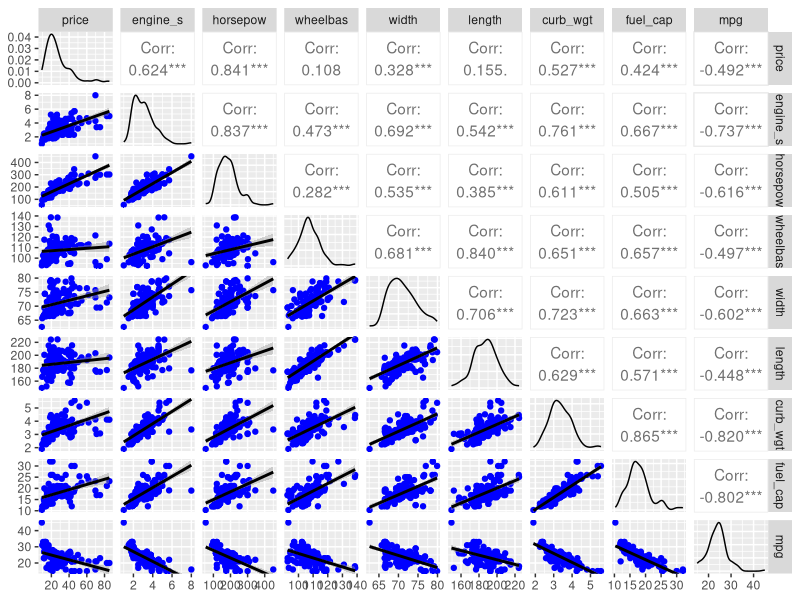
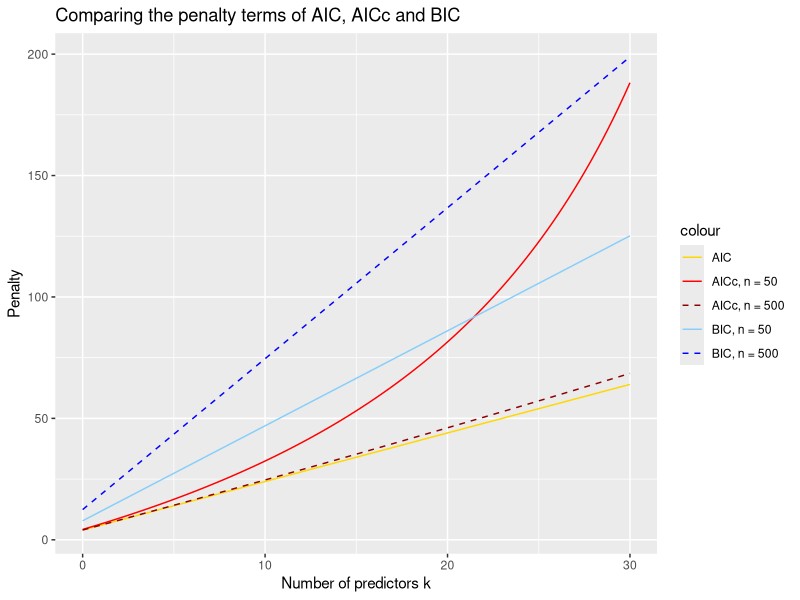
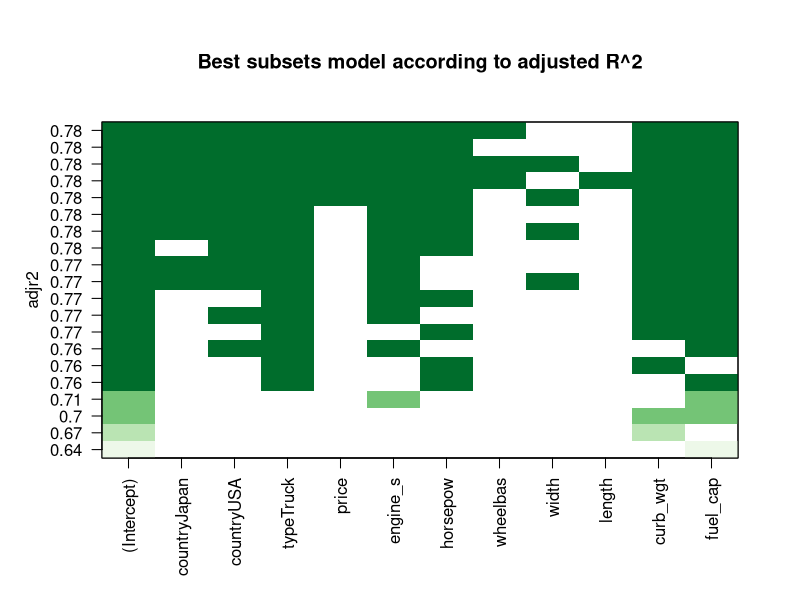
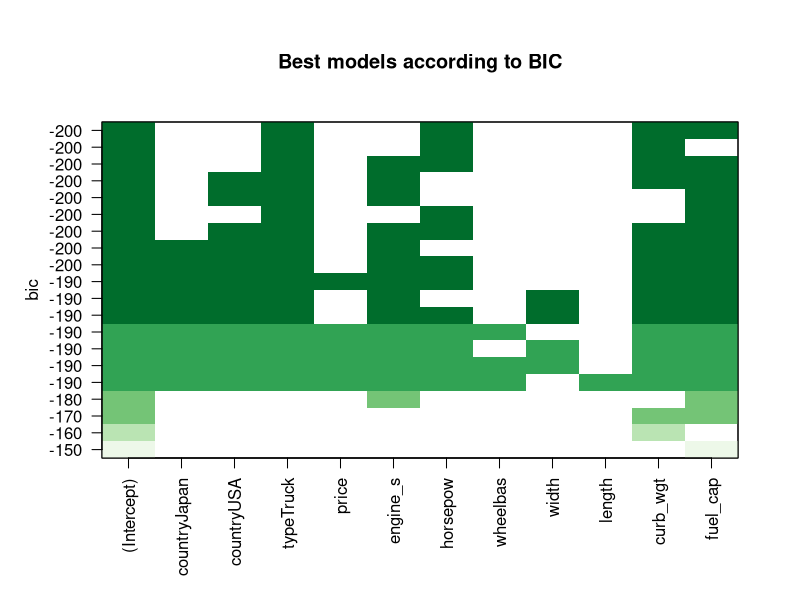
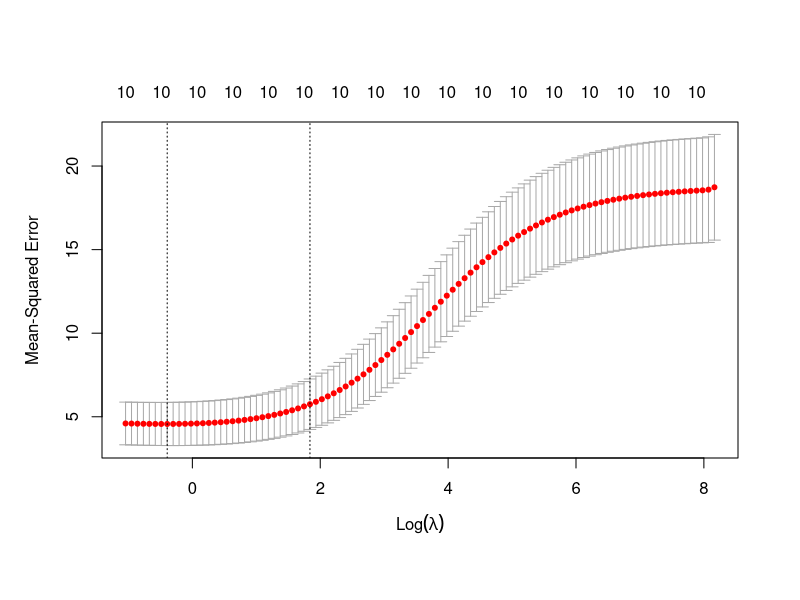
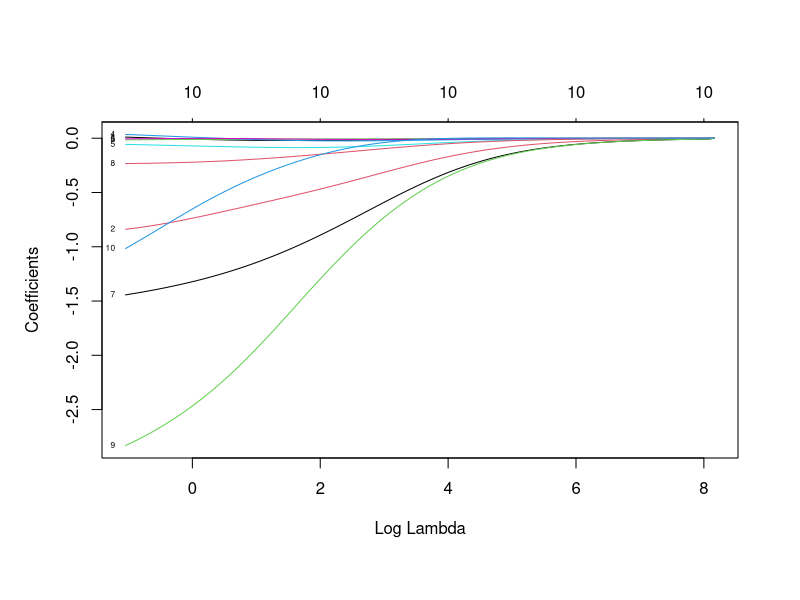
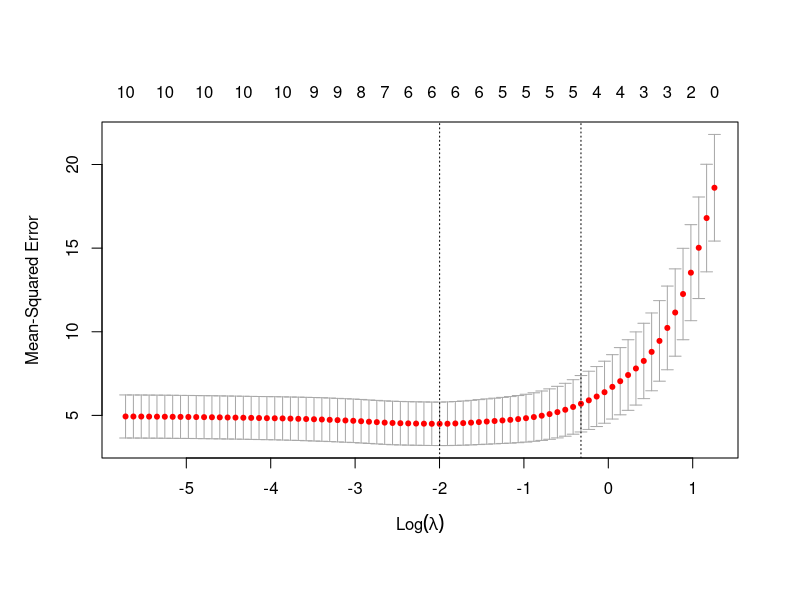
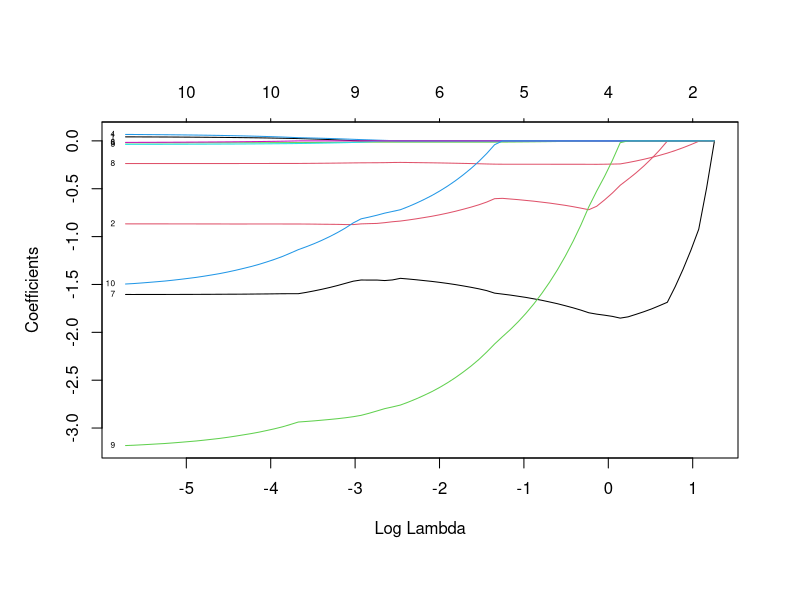

Write the R code that produced these figures, in order.
## ---- chunk 1
knitr::opts_chunk$set(echo = TRUE, warning = FALSE)
options(width = 85) # make text output slightly wider
options(digits = 3) # sets the precision of output 
## ---- chunk 2
library(memisc) # model comparison in a table
library(leaps) # best subsets regression
library(car) # power transforms
library(glmnet) # Lasso and Ridge regression
library(tidyverse) # data manipulation
library(GGally) # scatterplot matrices in ggplot
library(ggfortify) # diagnostic plots in ggplot
library(modelr) # useful functions to work with modeling results in tidyverse
library(broom) # for tidying the modeling results
## ---- chunk 3
cars <- read_csv2("datasets/cars.csv", skip = 25) 
## ---- chunk 4
cars <- na.omit(cars)
## ---- chunk 5

# The Scatterplot Matrix
cars %>% 
  select_if(is.numeric) %>%
  ggpairs(lower = list(continuous = wrap("smooth_lm", color = 'blue')))
## ---- chunk 6
m_wgtpow <- lm(mpg ~ curb_wgt + horsepow, data = cars)
m_wgtpowfuel <- lm(mpg ~ curb_wgt + horsepow + fuel_cap, data = cars)

mtable(m_wgtpow, m_wgtpowfuel)
## ---- chunk 7
round(vcov(m_wgtpowfuel), 3) 
## ---- chunk 8

vif(m_wgtpowfuel) %>% 
  round(1)

## ---- chunk 9

cars_multi <- cars %>%
  mutate(width_cm = width * 2.54)

m_width_cm <- lm(mpg ~ width_cm, data = cars_multi)
coef(m_width_cm) # no problem

m_width_both <- lm(mpg ~ width + width_cm, data = cars_multi)
coef(m_width_both) # only one slope can be estimated, the other is excluded
## ---- chunk 10

cars_dummy <- cars %>%
  mutate(truck = ifelse(type == 'Truck', 1, 0), 
         automobile = ifelse(type == 'Automobile', 1, 0))

m_dummy <- lm(mpg ~ horsepow + truck + automobile, data = cars_dummy)
coef(m_dummy) # Only one slope for a dummy variable is estimated
## ---- chunk 11

lm(mpg ~ horsepow + type, data = cars) %>% 
  coef() # Only dummy for type = Truck is included

## ---- chunk 12

m_full <- lm(mpg ~ ., data = select(cars, country:mpg)) # . means 'all remaining variables'

summary(m_full)

vif(m_full) %>% round(1)

## ---- chunk 13

f_AIC <- function(k) { 
  2 * (k + 2)
}

f_AICc <- function(k, n) {
  f_AIC(k) + 2 * (k + 2) * (k + 3) / (n - k - 3)
}

f_BIC <- function(k, n) {
  (k + 2) * log(n)
}


ggplot(data = tibble(k = seq(0, 30)), 
       mapping = aes(x = k)) +
  stat_function(mapping = aes(colour = "AIC"), 
                fun = f_AIC) +
  
  stat_function(mapping = aes(colour = "AICc, n = 50"), 
                fun = f_AICc, args = list(n = 50)) +
  
  stat_function(mapping = aes(colour = "AICc, n = 500"), 
                fun = f_AICc, args = list(n = 500), 
                linetype = 'dashed' ) +


  stat_function(mapping = aes(colour = "BIC, n = 50"), 
                fun = f_BIC, args = list(n = 50)) +
  
  stat_function(mapping = aes(colour = "BIC, n = 500"), 
                fun = f_BIC, args = list(n = 500), 
                linetype = 'dashed' ) +
  
  scale_colour_manual(values = c("gold", "red", "darkred", "lightskyblue", "blue")) +
  
  labs(title = "Comparing the penalty terms of AIC, AICc and BIC",
       x = "Number of predictors k",
       y = "Penalty")

## ---- chunk 14
best_models <- leaps::regsubsets(mpg ~ ., # all predictors are considered
                                 nbest = 2,  # two best models for each number of predictors
                                 nvmax = 10, # maximum number of predictors, 8 by default
                                 data = select(cars, country:mpg))

# Summary of the models selected
summary(best_models) 

## ---- chunk 15

# By default, the plot will use black fill color. Let's chose something less depressing
# See RColorBrewer::display.brewer.all()
mycolors <- rev(RColorBrewer::brewer.pal(n = 5, name = 'Greens')) 

# Plotting the model summary
plot(best_models, scale = "adjr2", col = mycolors,
     main = "Best subsets model according to adjusted R^2")

## ---- chunk 16
# Plotting the summary
plot(best_models, scale = "bic", col = mycolors, 
     main = "Best models according to BIC")

## ---- chunk 17

m_backward <- stepAIC(m_full, direction = "backward")

## ---- chunk 18

# The null model
m_null <- lm(mpg ~ 1, data = dplyr::select(cars, country:mpg))

# Forward Stepwise
m_forward <- stepAIC(m_null, 
                     scope = list(lower = m_null, upper = m_full),
                     direction = 'forward')

## ---- chunk 19
m_stepwise <- stepAIC(m_null, 
                      scope = list(lower = m_null, upper = m_full), 
                      direction = 'both')
## ---- chunk 20
m_stepwise_BIC <- stepAIC(m_null, 
                      scope = list(lower = m_null, upper = m_full), 
                      direction = 'both',
                      trace = FALSE,
                      k = log(nrow(cars))) # BIC uses a penalty of (k + 2) * log(n)

m_stepwise_BIC
## ---- chunk 21

# The best model from best subsets regression using BIC
m_best <- lm(mpg ~ type + horsepow + curb_wgt + fuel_cap, data = cars) 

memisc::mtable(m_backward, m_forward, m_stepwise, m_stepwise_BIC, m_best)
## ---- chunk 22
y <- cars$mpg

X <- cars %>%
  mutate(truck = ifelse(type == 'Truck', 1, 0), 
         europe = ifelse(country == 'Europe', 1, 0)) %>%
  select(-(manufact:type), -mpg) %>%
  as.matrix()

head(X, 4) 
## ---- chunk 23

# Tuning lambda hyperparameter
set.seed(12345)
cv_ridge <- cv.glmnet(X, y, alpha = 0, parallel = T)


# Plotting the model test set error depending on lambda
plot(cv_ridge, xvar = "lambda")

# Plotting the model coefficients depending on lambda
plot(cv_ridge$glmnet.fit, xvar = "lambda", label = T)

## ---- chunk 24


# Best lambda
cat("The minimal error is obtained with lamda =", cv_ridge$lambda.min, "\n\n")


# Best model coefficients (according to test set error)
coef(cv_ridge, s = c(0, cv_ridge$lambda.min))

## ---- chunk 25

new_car <- tibble( # a table with one row
   price = 40,
   engine_s = 4,
   horsepow = 300,
   wheelbas = 130,
   width = 70,
   length = 200,
   curb_wgt = 4,
   fuel_cap = 20,
   truck = 0,
   europe = 1) %>% 
  as.matrix() # converting to a matrix 

new_car 
## ---- chunk 26

# Forecast
pred <- predict(cv_ridge, newx = new_car, s = c(0, cv_ridge$lambda.min))

# Printing the output
colnames(pred) <- c("Without Regularization", "With Regularization")
pred
## ---- chunk 27

# Tuning the lambda
set.seed(12345)
cv_lasso <- cv.glmnet(X, y, alpha = 1, parallel = T)


# Plotting the model test set error depending on lambda
plot(cv_lasso, xvar = "lambda")


# Plotting the model coefficients depending on lambda
plot(cv_lasso$glmnet.fit, xvar = "lambda", label = T)

## ---- chunk 28

# Best lambda
cat("The minimal error is obtained with lamda =", cv_lasso$lambda.min, "\n\n")



# Best model coefficients
coef(cv_lasso, s = c(0, cv_lasso$lambda.min))

## ---- chunk 29

# Forecasting
pred <- predict(cv_lasso, newx = new_car, s = c(0, cv_lasso$lambda.min))

# Printing out the forecast
colnames(pred) <- c("Without regularization", "With regularization")

pred

## ---- chunk 30
tidy(m_stepwise_BIC)

## ---- chunk 31
cars_dummy %>% 
  select(curb_wgt, fuel_cap, truck, horsepow) %>%
  map(range) %>% 
  as_tibble()
## ---- chunk 32

cars_dummy_z <- cars_dummy  %>%
  mutate_if(is.numeric, scale)

cars_dummy_z_tall <- cars_dummy_z %>% 
  select(curb_wgt, fuel_cap, truck, horsepow, mpg) %>% 
  gather(key = "Variable", value = "Value", curb_wgt:mpg)

# Descriptive statistics
cars_dummy_z_tall %>% 
  group_by(`Variable`) %>%
  summarize(`Average` = round(mean(`Value`), 3), 
            `Standard Deviation` = sd(`Value`))

# Plotting distributions
ggplot(data = cars_dummy_z_tall) +
  geom_density(aes(x = `Value`, colour = `Variable`)) +
  labs(title = "Distributions of predictors after standardization",
       y = "Density")

## ---- chunk 33

m_stepwise_BIC_z <- lm(mpg ~ curb_wgt + fuel_cap + truck + horsepow, data = cars_dummy_z) 

tidy(m_stepwise_BIC_z) %>%
  mutate_if(is.numeric, round, digits = 4)

## ---- chunk 34

scale2 <- function(x) {
  scale(x)/2
}

cars_2z <- cars  %>%
  mutate_if(is.numeric, scale2)

## ---- chunk 35

m_stepwise_BIC_2z <- lm(mpg ~ curb_wgt + fuel_cap + type + horsepow, data = cars_2z) 

tidy(m_stepwise_BIC_2z) %>%
  mutate_if(is.numeric, round, digits = 4)

## ---- chunk 36
tidy(m_stepwise_BIC) %>% select(term:estimate)
## ---- chunk 37

cars_c <- cars %>% 
  mutate_at(c("curb_wgt", "fuel_cap", "horsepow"), # these variables will be centered
            scale, # the function to apply
            scale = F) %>% # disable scaling
  mutate(horsepow = horsepow / 100) # let's also rescale the units for horsepower to 100 hps to make ranges of predictors comparable


cars_c %>% head(3)

## ---- chunk 38
m_stepwise_BIC_c <- lm(mpg ~ curb_wgt + fuel_cap + type + horsepow, data = cars_c) 

mtable(m_stepwise_BIC, m_stepwise_BIC_c)

## ---- chunk 39
autoplot(m_stepwise_BIC)
## ---- chunk 40
fit_stepwise_BIC <- m_stepwise_BIC %>% 
  fortify() %>% # сохранили остатки, предсказания и показатели влиятельности в набор
  merge(., cars) # добавили исходные данные (merge удаляет дублирующиеся при слиянии столбцы)

ggplot(fit_stepwise_BIC, aes(.fitted, mpg)) +
  geom_point(aes(size = .cooksd, colour = .hat)) +
  geom_line(aes(.fitted, .fitted), 
            colour = "red", linetype = "dashed") +
  scale_colour_gradient(low = "black", high = "red") +
  ggrepel::geom_label_repel(
    data = filter(fit_stepwise_BIC, .cooksd > 4/nrow(cars)),
    mapping = aes(label = model), alpha = 0.25) +
  labs(title = "Влиятельные наблюдения",
       x = "Прогноз mpg", y = "Факт mpg", 
       colour = "Леверидж", size = "Расстояние Кука")
 
## ---- chunk 41

ggplot(fit_stepwise_BIC, aes(.fitted, .resid)) +
  geom_point(aes(size = .cooksd, colour = .hat)) +
  geom_hline(yintercept = 0,
            colour = "red", linetype = "dashed") +
  scale_colour_gradient(low = "black", high = "red") +
  ggrepel::geom_label_repel(
    data = filter(fit_stepwise_BIC, .cooksd > 4/nrow(cars)),
    mapping = aes(label = model), alpha = 0.25) +
  labs(title = "Зависимость остатков от предсказанных значений",
       x = "Прогноз mpg", y = "Остаток", 
       colour = "Леверидж", size = "Расстояние Кука")
 
## ---- chunk 42
powerTransform(m_stepwise_BIC)
## ---- chunk 43

m_log <- lm(log10(mpg)  ~ curb_wgt + fuel_cap + type + horsepow, data = cars)

tidy(m_log) %>% mutate_if(is.numeric, round, digits = 3)

## ---- chunk 44
autoplot(m_log)
## ---- chunk 45
fit_cars_stepwise <- cars %>% 
  add_residuals(m_stepwise_BIC) %>%
  gather(key = "Переменная", value = "Значение", price:fuel_cap)

ggplot(fit_cars_stepwise, aes(x = `Значение`, y = `resid`)) +
  geom_point() + 
  geom_smooth(se = F) +
  facet_wrap(~ `Переменная`, scales = "free_x", ncol = 2) +
  labs(title = "Остатки исходной модели в зависимости от других переменных",
       y = "Остаток", x = NULL)
## ---- chunk 46

m_poly <- lm(mpg  ~ curb_wgt + I(curb_wgt^2) + I(curb_wgt^3) + I(curb_wgt^4) + 
            fuel_cap + type + horsepow,
             data = cars)

mtable(m_stepwise_BIC, m_poly)


## ---- chunk 47
autoplot(m_poly)
## ---- chunk 48
fit_cars_poly <- cars %>% 
  add_residuals(m_poly) %>%
  gather(key = "Переменная", value = "Значение", price:fuel_cap)

ggplot(fit_cars_poly, aes(x = `Значение`, y = `resid`)) +
  geom_point() + 
  geom_smooth(se = F) +
  facet_wrap(~ `Переменная`, scales = "free_x", ncol = 2) +
  labs(title = "Остатки полиномиальной модели в зависимости от других переменных",
       y = "Остаток", x = NULL)
## ---- chunk 49
fit_cars_poly <- m_poly %>% 
  fortify() %>% # сохранили остатки, предсказания и показатели влиятельности в набор
  merge(., cars) # добавили исходные данные (merge удаляет дублирующиеся при слиянии столбцы)

ggplot(fit_cars_poly, aes(.fitted, mpg)) +
  geom_point(aes(size = .cooksd, colour = .hat)) +
  geom_line(aes(.fitted, .fitted), 
            colour = "red", linetype = "dashed") +
  scale_colour_gradient(low = "black", high = "red") +
  ggrepel::geom_label_repel(
    data = filter(fit_cars_poly, .cooksd > 4/nrow(cars)),
    mapping = aes(label = model), alpha = 0.25) +
  labs(title = "Влиятельные наблюдения",
       x = "Прогноз mpg", y = "Факт mpg", 
       colour = "Леверидж", size = "Расстояние Кука")
 
## ---- chunk 50

ggplot(fit_cars_poly, aes(.fitted, .resid)) +
  geom_point(aes(size = .cooksd, colour = .hat)) +
  geom_hline(yintercept = 0,
            colour = "red", linetype = "dashed") +
  scale_colour_gradient(low = "black", high = "red") +
  ggrepel::geom_label_repel(
    data = filter(fit_cars_poly, .cooksd > 4/nrow(cars)),
    mapping = aes(label = model), alpha = 0.25) +
  labs(title = "Зависимость остатков от предсказанных значений",
       x = "Прогноз mpg", y = "Остаток", 
       colour = "Леверидж", size = "Расстояние Кука")
 
